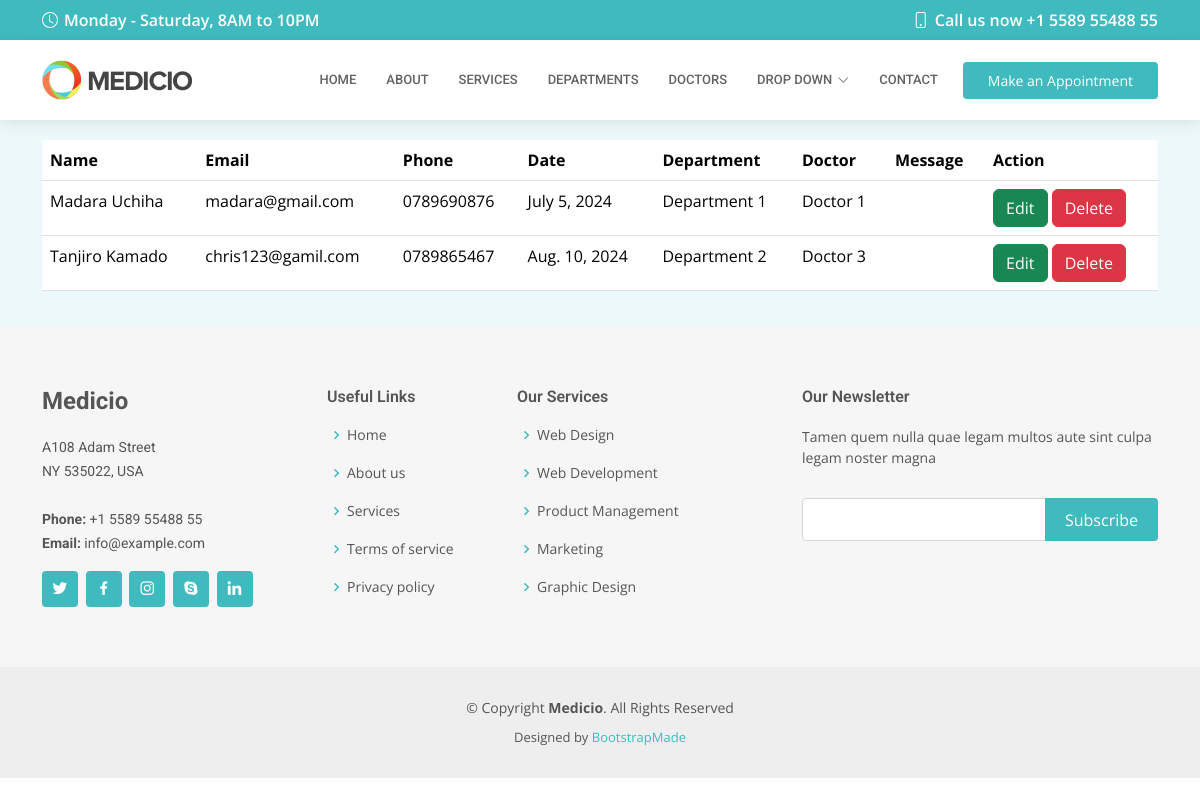
/show/, run on an earlier commit of the app's database.
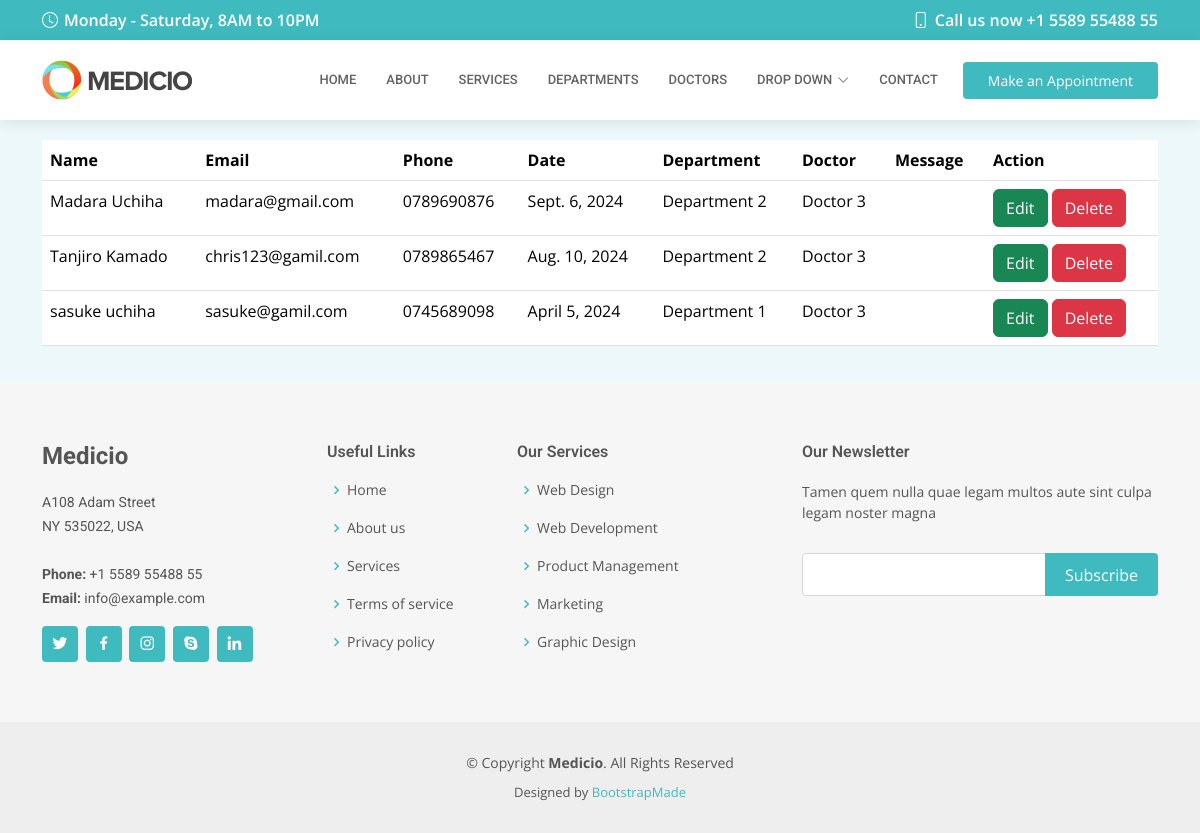
And on a later commit of the database.
### medicioapp/models.py (models this page shows, shortened)
class Appointment(models.Model):
    name = models.CharField(max_length=200)
    email = models.EmailField()
    phone = models.CharField(max_length=10)
    date = models.DateField()
    department = models.CharField(max_length=200)
    doctor = models.CharField(max_length=200)
    message = models.TextField()

### medicioapp/views.py (the view)
# urls.py: path('show/', views.show, name='show'),
def show(request):
    information = Appointment.objects.all()
    return render(request, 'show.html', {'data':information})

### templates/show.html
{% extends 'inner-page.html' %}
{% load static %}
{% block body %}
<table class="table container">
  <tr>
      <th>Name</th>
    <th>Email</th>
    <th>Phone</th>
    <th>Date</th>
    <th>Department</th>
    <th>Doctor</th>
    <th>Message</th>
    <th>Action</th>
  </tr>
{% for x in data %}
    <tr>
        <td>{{ x.name }}</td>
        <td>{{ x.email }}</td>
        <td>{{ x.phone }}</td>
        <td>{{ x.date }}</td>
        <td>{{ x.department }}</td>
        <td>{{ x.doctor }}</td>
        <td>{{ x.Message }}</td>
        <td>
            <a href="/edit/{{ x.id }}" class="btn btn-success">Edit</a>
            <a href="/delete/{{ x.id }}" class="btn btn-danger">Delete</a>
        </td>
    </tr>
{% endfor %}
</table>
{% endblock %}

What changed in the data, as far as the page shows it:
changed Appointment "Madara Uchiha": date "July 5, 2024" → "Sept. 6, 2024"; department "Department 1" → "Department 2"; doctor "Doctor 1" → "Doctor 3"
added Appointment: name "sasuke uchiha", email "sasuke@gamil.com", phone "0745689098", date "April 5, 2024", department "Department 1", doctor "Doctor 3"
